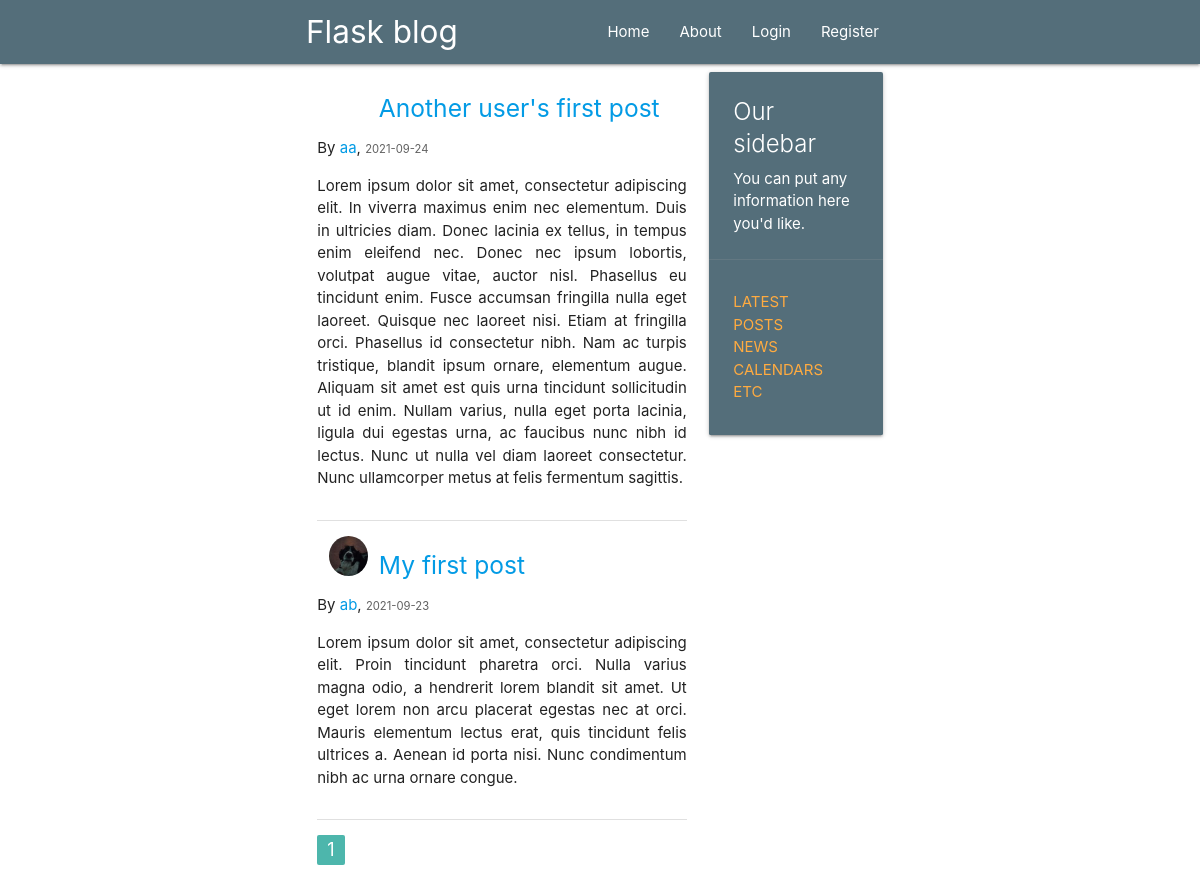
The app's page /home, older data.
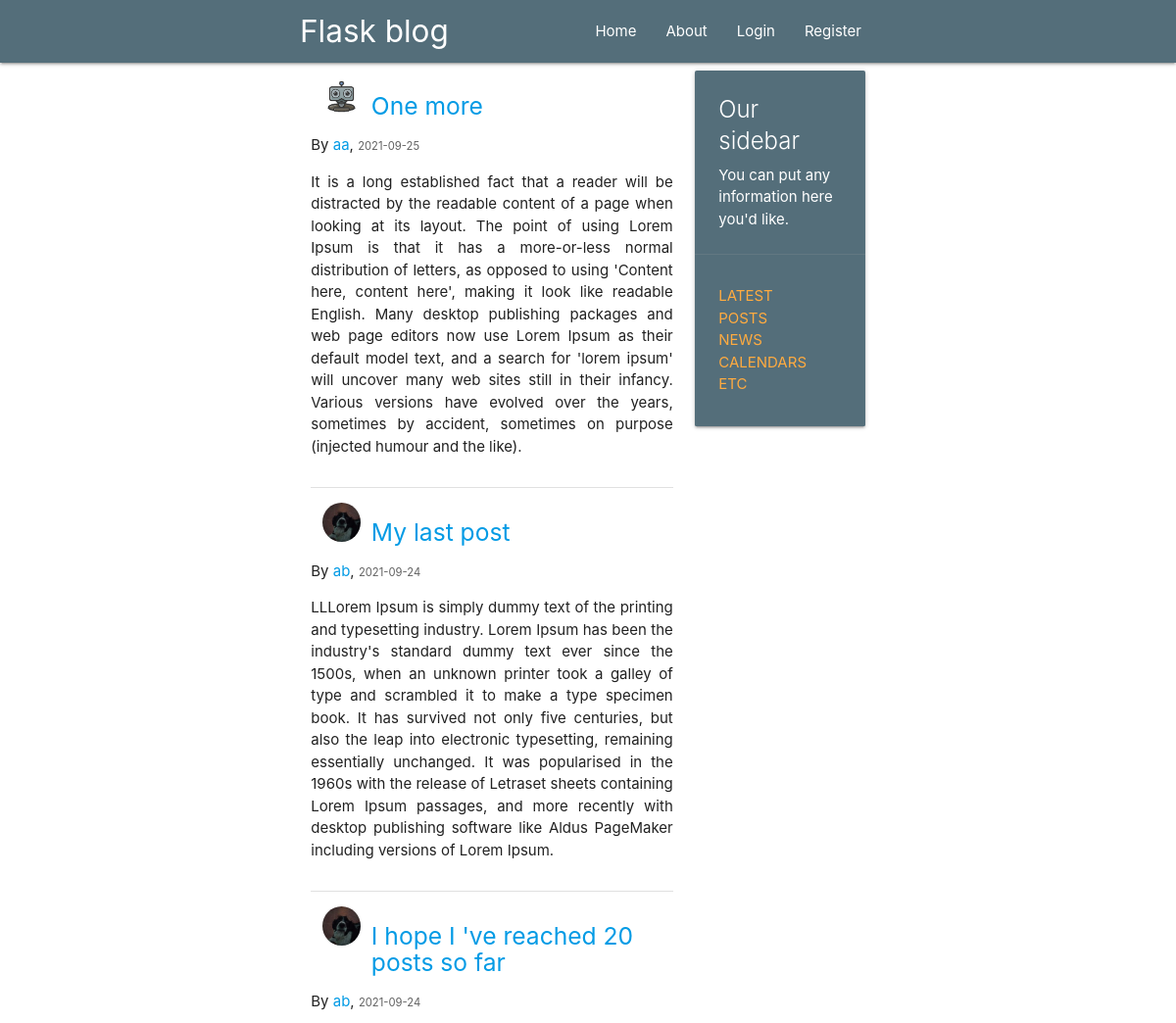
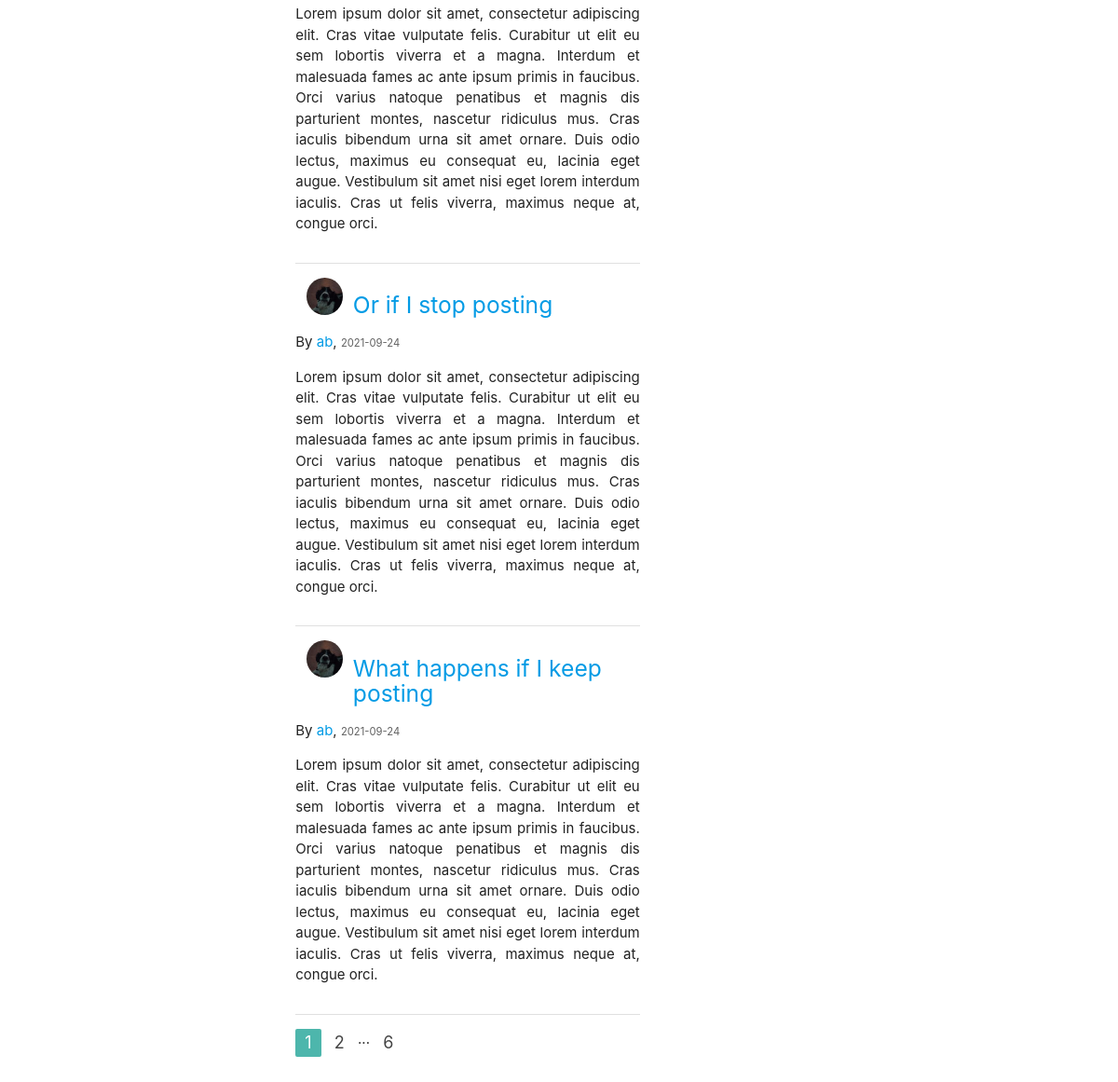
The same page, newer data (2 pictures, top to bottom).
### flaskblog/models.py (models this page shows, shortened)
class Post(db.Model):
    id = db.Column(db.Integer, primary_key=True)
    title = db.Column(db.String(100), nullable=False)
    date_posted = db.Column(db.DateTime, nullable=False,
                            default=datetime.utcnow)
    content = db.Column(db.Text, nullable=False)
    user_id = db.Column(db.Integer, db.ForeignKey('user.id'), nullable=False)

class User(db.Model, UserMixin):
    id = db.Column(db.Integer, primary_key=True)
    username = db.Column(db.String(20), unique=True, nullable=False)
    email = db.Column(db.String(120), unique=True, nullable=False)
    image_file = db.Column(db.String(20), nullable=False, default='default.jpg')
    password = db.Column(db.String(60), nullable=False)
    posts = db.relationship('Post', backref='author', cascade="all,delete",
                            lazy=True)

### flaskblog/main/routes.py (the view)
@main.route("/")
@main.route("/home")
def home():
    page = request.args.get('page', 1, type=int)
    posts = Post.query.order_by(Post.date_posted.desc()).paginate(page=page,
                                                                  per_page=5)
    return render_template('home.html', posts=posts)

### flaskblog/templates/home.html
{% extends "layout.html" %}
{% block content %}
{% for post in posts.items %}
    <div class="section">
        <div class="col s2">
            <img src="{{ url_for('static', filename='profile/'+ post.author.image_file) }}" alt=""
                 class="circle responsive-img">
        </div>
        <h5><a href="{{ url_for('posts.post', post_id=post.id) }}">{{ post.title }}</a></h5>
        <p>By <a href="{{ url_for('users.user_posts', username=post.author.username) }}">{{ post.author.username }}</a>,
            <small class="grey-text text-darken-2">{{ post.date_posted.strftime('%Y-%m-%d') }}</small>
        </p>
        <p style="text-align: justify">{{ post.content }}</p>
    </div>
    <div class="divider"></div>
{% endfor %}
<ul class="pagination">
    {% for page_num in posts.iter_pages(left_edge=1, right_edge=1, left_current=1, right_current=2) %}
        {% if page_num %}
            {% if posts.page == page_num %}
                <li class="active teal lighten-2"><a href="{{ url_for('main.home', page=page_num) }}">{{ page_num }}</a></li>
            {% else %}
                <li><a href="{{ url_for('main.home', page=page_num) }}">{{ page_num }}</a></li>
            {% endif %}
        {% else %}
            ...
        {% endif %}
    {% endfor %}
</ul>
{% endblock content%}

Row changes from the older to the newer data that the page shows:
no longer on this page (row unchanged): Post: title "Another user's first post", author.username "aa", date_posted "2021-09-24", content "Lorem ipsum dolor sit amet, consectetur adipiscing elit. In viverra maximus enim nec elementum. Duis in ultricies diam. Donec lacinia ex tellus, in tempus enim eleifend nec. Donec nec ipsum lobortis, volutpat augue vitae, auctor nisl. Phasellus eu tincidunt enim. Fusce accumsan fringilla nulla eget laoreet. Quisque nec laoreet nisi. Etiam at fringilla orci. Phasellus id consectetur nibh. Nam ac turpis tristique, blandit ipsum ornare, elementum augue. Aliquam sit amet est quis urna tincidunt sollicitudin ut id enim. Nullam varius, nulla eget porta lacinia, ligula dui egestas urna, ac faucibus nunc nibh id lectus. Nunc ut nulla vel diam laoreet consectetur. Nunc ullamcorper metus at felis…"
no longer on this page (row unchanged): Post: image_file (picture), title "My first post", author.username "ab", date_posted "2021-09-23", content "Lorem ipsum dolor sit amet, consectetur adipiscing elit. Proin tincidunt pharetra orci. Nulla varius magna odio, a hendrerit lorem blandit sit amet. Ut eget lorem non arcu placerat egestas nec at orci. Mauris elementum lectus erat, quis tincidunt felis ultrices a. Aenean id porta nisi. Nunc condimentum nibh ac urna ornare congue."
added Post: image_file (picture), title "One more", author.username "aa", date_posted "2021-09-25", content "It is a long established fact that a reader will be distracted by the readable content of a page when looking at its layout. The point of using Lorem Ipsum is that it has a more-or-less normal distribution of letters, as opposed to using 'Content here, content here', making it look like readable English. Many desktop publishing packages and web page editors now use Lorem Ipsum as their default model text, and a search for 'lorem ipsum' will uncover many web sites still in their infancy. Various versions have evolved over the years, sometimes by accident, sometimes on purpose (injected humour and the like)."
added Post: image_file (picture), title "My last post", author.username "ab", date_posted "2021-09-24", content "LLLorem Ipsum is simply dummy text of the printing and typesetting industry. Lorem Ipsum has been the industry's standard dummy text ever since the 1500s, when an unknown printer took a galley of type and scrambled it to make a type specimen book. It has survived not only five centuries, but also the leap into electronic typesetting, remaining essentially unchanged. It was popularised in the 1960s with the release of Letraset sheets containing Lorem Ipsum passages, and more recently with desktop publishing software like Aldus PageMaker including versions of Lorem Ipsum."
added Post: image_file (picture), title "I hope I 've reached 20 posts so far", author.username "ab", date_posted "2021-09-24", content "Lorem ipsum dolor sit amet, consectetur adipiscing elit. Cras vitae vulputate felis. Curabitur ut elit eu sem lobortis viverra et a magna. Interdum et malesuada fames ac ante ipsum primis in faucibus. Orci varius natoque penatibus et magnis dis parturient montes, nascetur ridiculus mus. Cras iaculis bibendum urna sit amet ornare. Duis odio lectus, maximus eu consequat eu, lacinia eget augue. Vestibulum sit amet nisi eget lorem interdum iaculis. Cras ut felis viverra, maximus neque at, congue orci."
added Post: image_file (picture), title "Or if I stop posting", author.username "ab", date_posted "2021-09-24", content "Lorem ipsum dolor sit amet, consectetur adipiscing elit. Cras vitae vulputate felis. Curabitur ut elit eu sem lobortis viverra et a magna. Interdum et malesuada fames ac ante ipsum primis in faucibus. Orci varius natoque penatibus et magnis dis parturient montes, nascetur ridiculus mus. Cras iaculis bibendum urna sit amet ornare. Duis odio lectus, maximus eu consequat eu, lacinia eget augue. Vestibulum sit amet nisi eget lorem interdum iaculis. Cras ut felis viverra, maximus neque at, congue orci."
added Post: image_file (picture), title "What happens if I keep posting", author.username "ab", date_posted "2021-09-24", content "Lorem ipsum dolor sit amet, consectetur adipiscing elit. Cras vitae vulputate felis. Curabitur ut elit eu sem lobortis viverra et a magna. Interdum et malesuada fames ac ante ipsum primis in faucibus. Orci varius natoque penatibus et magnis dis parturient montes, nascetur ridiculus mus. Cras iaculis bibendum urna sit amet ornare. Duis odio lectus, maximus eu consequat eu, lacinia eget augue. Vestibulum sit amet nisi eget lorem interdum iaculis. Cras ut felis viverra, maximus neque at, congue orci."
Text that changed along with them:
new list line: "2"
new list line: "6"
